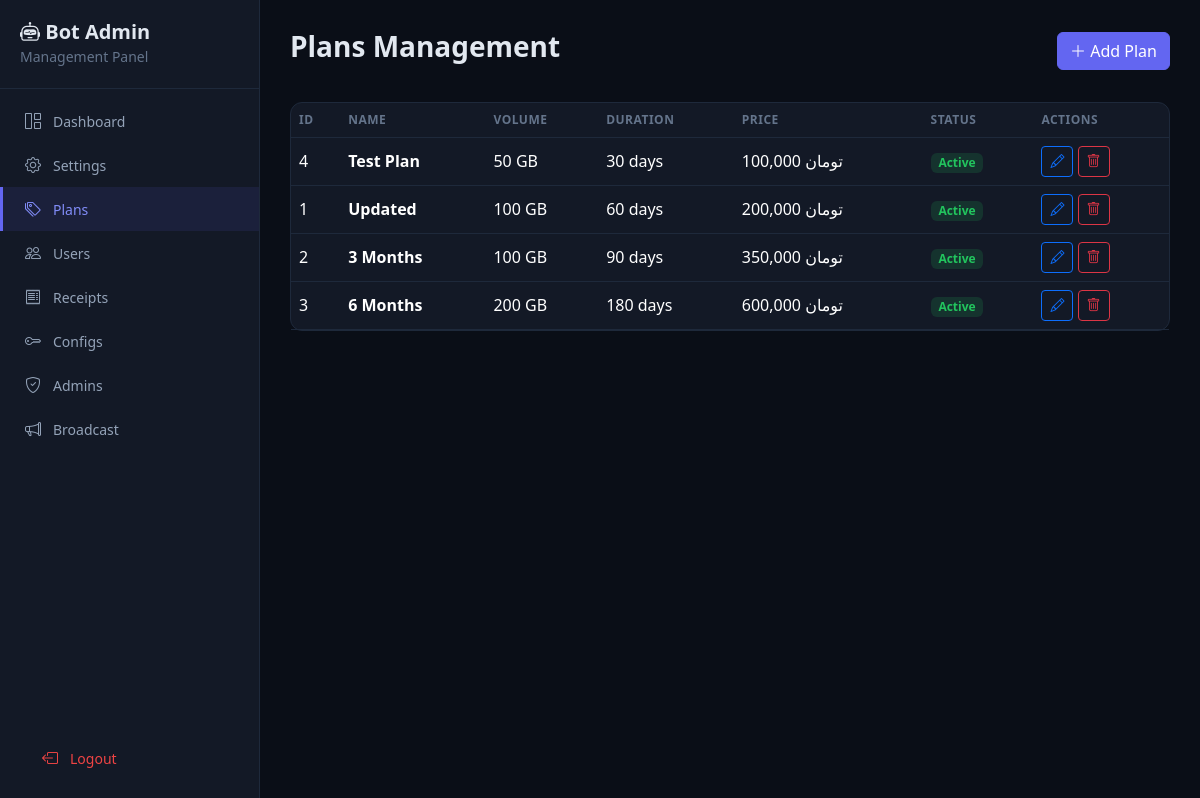
The app's page /plans (signed in) with its own data.
### tables this page shows
CREATE TABLE plans (
            id INTEGER PRIMARY KEY AUTOINCREMENT,
            name TEXT NOT NULL,
            gb INTEGER NOT NULL,
            days INTEGER NOT NULL,
            price INTEGER NOT NULL,
            is_active INTEGER DEFAULT 1
        );

CREATE TABLE settings (
            key TEXT PRIMARY KEY,
            value TEXT
        );

### web_app.py (the view)
@app.route("/plans")
@login_required
def plans():
    return render_template(
        "plans.html",
        plans=web_db.get_all_plans(),
        symbol=web_db.get_setting("currency_symbol") or "تومان",
    )

### web_app.py (called while the page is built)
def login_required(f):
    @wraps(f)
    def decorated(*args, **kwargs):
        if not session.get("logged_in"):
            return redirect(url_for("login"))
        return f(*args, **kwargs)
    return decorated

### web_db.py (called while the page is built)
def get_conn():
    conn = sqlite3.connect(DB_PATH)
    conn.row_factory = sqlite3.Row
    return conn

def get_setting(key):
    conn = get_conn()
    row = conn.execute("SELECT value FROM settings WHERE key = ?", (key,)).fetchone()
    conn.close()
    return row["value"] if row else None

def get_all_plans():
    conn = get_conn()
    rows = conn.execute("SELECT * FROM plans ORDER BY price").fetchall()
    conn.close()
    return [dict(r) for r in rows]

### templates/plans.html (shortened to what this page needs)
{% extends "base.html" %}
{% block content %}
<div class="page-header d-flex justify-content-between align-items-center">
    <h3>Plans Management</h3>
    <a href="{{ url_for('plan_add') }}" class="btn btn-indigo">
        <i class="bi bi-plus-lg"></i> Add Plan
    </a>
</div>
<div class="card card-dark">
    <div class="table-responsive">
        <table class="table table-dark align-middle mb-0">
            <thead>
                <tr>
                    <th>ID</th>
                    <th>Name</th>
                    <th>Volume</th>
                    <th>Duration</th>
                    <th>Price</th>
                    <th>Status</th>
                    <th>Actions</th>
                </tr>
            </thead>
            <tbody>
                {% for plan in plans %}
                <tr>
                    <td>{{ plan.id }}</td>
                    <td><strong>{{ plan.name }}</strong></td>
                    <td>{{ plan.gb }} GB</td>
                    <td>{{ plan.days }} days</td>
                    <td>{{ "{:,}".format(plan.price) }} {{ symbol }}</td>
                    <td>
                        {% if plan.is_active %}
                        <span class="badge badge-active">Active</span>
                        {% else %}
                        <span class="badge badge-expired">Inactive</span>
                        {% endif %}
                    </td>
                    <td>
                        <a href="{{ url_for('plan_edit', plan_id=plan.id) }}" class="btn btn-sm btn-outline-primary">
                            <i class="bi bi-pencil"></i>
                        </a>
                        <form method="POST" action="{{ url_for('plan_delete', plan_id=plan.id) }}" class="d-inline"
                              onsubmit="return confirm('Delete this plan?')">
                            <button type="submit" class="btn btn-sm btn-outline-danger">
                                <i class="bi bi-trash"></i>
                            </button>
                        </form>
                    </td>
                </tr>
                {% endfor %}
            </tbody>
        </table>
    </div>
</div>
{% endblock %}

### templates/base.html (style rules this page uses)
body { background: #0a0e17; color: #e2e8f0; }
.card-dark { background: #131926; border: 1px solid #1e293b; border-radius: 12px; }
.table-dark { --bs-table-bg: transparent; --bs-table-border-color: #1e293b; }
.table-dark thead th { color: #64748b; font-weight: 600; font-size: 12px; text-transform: uppercase; letter-spacing: .5px; border-bottom-color: #1e293b !important; }
.badge-active { background: rgba(34,197,94,.15); color: #22c55e; }
.btn-indigo { background: #6366f1; border-color: #6366f1; color: #fff; }
.page-header { margin-bottom: 30px; }
.page-header h3 { font-weight: 700; color: #e2e8f0; }

### records on screen
plans: id "4", name "Test Plan", gb "50", days "30", price "100,000", is_active "Active"
settings: value "تومان"
plans: id "1", name "Updated", gb "100", days "60", price "200,000", is_active "Active"
plans: id "2", name "3 Months", gb "100", days "90", price "350,000", is_active "Active"
plans: id "3", name "6 Months", gb "200", days "180", price "600,000", is_active "Active"
